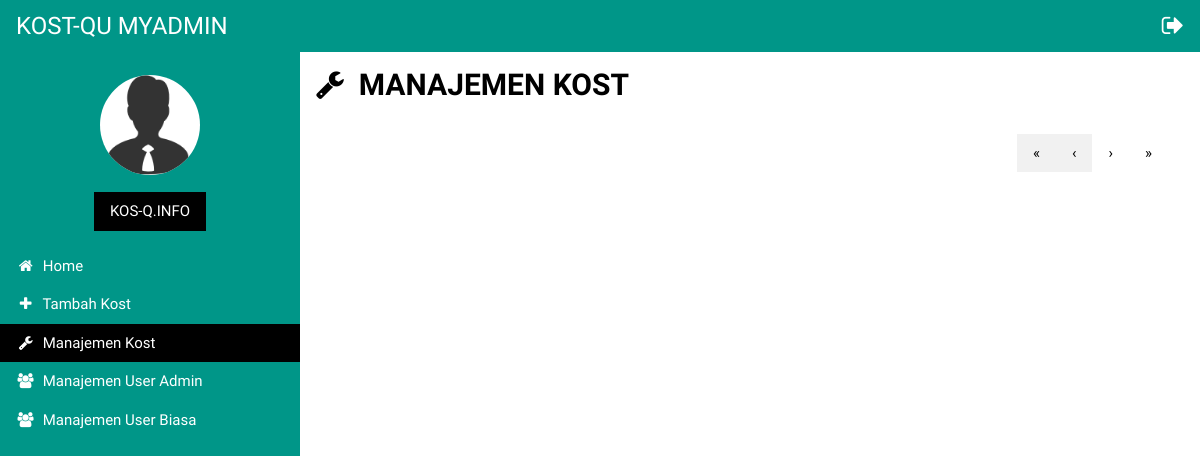
/admin/index.php?page=daftar (signed in), run on an earlier commit of the app's database.
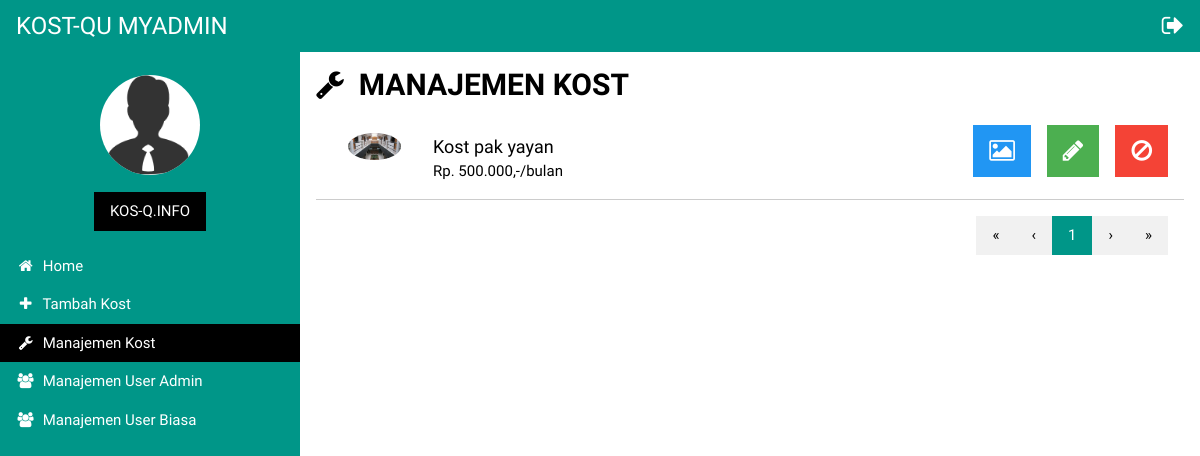
And on a later commit of the database.
### tables this page shows
CREATE TABLE `dataKost` (
  `id` bigint(12) NOT NULL,
  `nama` varchar(150) NOT NULL,
  `lat` varchar(255) NOT NULL,
  `long` varchar(255) NOT NULL,
  `intro` text NOT NULL,
  `harga` bigint(12) NOT NULL
);

CREATE TABLE `fotoKost` (
  `id` bigint(12) NOT NULL,
  `fotoKT` varchar(255) NOT NULL,
  `fotoKM` varchar(255) NOT NULL
);

### admin/daftar.php (the view)
<header class="w3-container">
    <h2><b><i class="fa fa-wrench"></i>&nbsp;&nbsp;MANAJEMEN KOST</b></h2>
</header>
<?php
    $batas=9;
    $jumlahrecord = mysql_query("SELECT COUNT(*) as jumlah FROM dataKost");
    $jumlahrecord = mysql_fetch_array($jumlahrecord);
    $jumlahhalaman = ceil($jumlahrecord['jumlah']/$batas);
    if(!isset($_GET['hal'])){
        $hal=1;
    }else{
        $hal=$_GET['hal'];
    }
    $awal = ($hal - 1) * $batas;
    $sqlAmbil = mysql_query("   SELECT * FROM dataKost dk
                                INNER JOIN fotoKost fk ON dk.id = fk.id LIMIT $awal, 9");
?>
<div class="w3-container">
    <ul class="w3-ul">
        <?php while ($xyz = mysql_fetch_array($sqlAmbil)) { $id = $xyz['id']; ?>
        <li class="w3-bar w3-border-bottom">
            <span onclick="window.open('remove.php?id=<?=$xyz['id']?>', '_SELF')" class="w3-bar-item w3-button w3-red w3-xlarge w3-right">
                <i class="fa fa-ban" aria-hidden="true"></i>
            </span>
            <span onclick="window.open('?page=edit&id=<?=$xyz['id']?>', '_SELF')" class="w3-margin-right w3-bar-item w3-button w3-green w3-xlarge w3-right">
                <i class="fa fa-pencil" aria-hidden="true"></i>
            </span>
            <span onclick="window.open('?page=foto&id=<?=$id?>', '_SELF')" class="w3-margin-right w3-bar-item w3-button w3-blue w3-xlarge w3-right">
                <i class="fa fa-image" aria-hidden="true"></i>
            </span>
            <img src="../<?=$xyz['fotoKT']?>" class="w3-bar-item w3-circle w3-hide-small" style="width:85px;">
            <div class="w3-bar-item">
                <span class="w3-large"><?=$xyz['nama']?></span><br>
                <span>Rp. <?=number_format($xyz['harga'], 0, '.', '.')?>,-/bulan</span>
            </div>
        </li>
        <?php } ?>
    </ul>
    <div class="w3-container w3-margin-top">
        <div class="w3-bar">
            <div class="w3-right">
                <?php
                    $prev=$hal-1;
                    if($prev+1==1){
                        echo "<div class='w3-bar-item w3-button w3-light-grey w3-hover-light-grey'>&laquo;</div>";
                        echo "<div class='w3-bar-item w3-button w3-light-grey w3-hover-light-grey'>&lsaquo;</div>";
                    }else{
                        echo "<a href='?page=daftar&hal=1' class='w3-bar-item w3-button'>&laquo;</a> ";
                        echo "<a href='?page=daftar&hal=$prev' class='w3-bar-item w3-button'>&lsaquo;</a> ";
                    }
                    for($i=1;$i<=$jumlahhalaman;$i++){
                        if($i==$hal)
                            echo "<div class='w3-bar-item w3-button w3-teal'>$i</div>";
                        else
                            echo "<a href='?page=daftar&hal=$i' class='w3-bar-item w3-button'>$i</a> ";
                    }
                    $next=$hal+1;
                    if($next-1==$jumlahhalaman){
                        echo "<div class='w3-bar-item w3-button w3-light-grey w3-hover-light-grey'>&rsaquo;</div>";
                        echo "<div class='w3-bar-item w3-button w3-light-grey w3-hover-light-grey'>&raquo;</div>";
                    }else{
                        echo "<a href='?page=daftar&hal=$next' class='w3-bar-item w3-button'>&rsaquo;</a> ";
                        echo "<a href='?page=daftar&hal=$jumlahhalaman' class='w3-bar-item w3-button'>&raquo;</a>";
                    }
                ?>
            </div>
        </div>
    </div>
</div>

What changed in the data, as far as the page shows it:
added datakost: fotokost.fotoKT (picture), nama "Kost pak yayan", harga "500.000"
Also different on the page:
new list line: "1"
